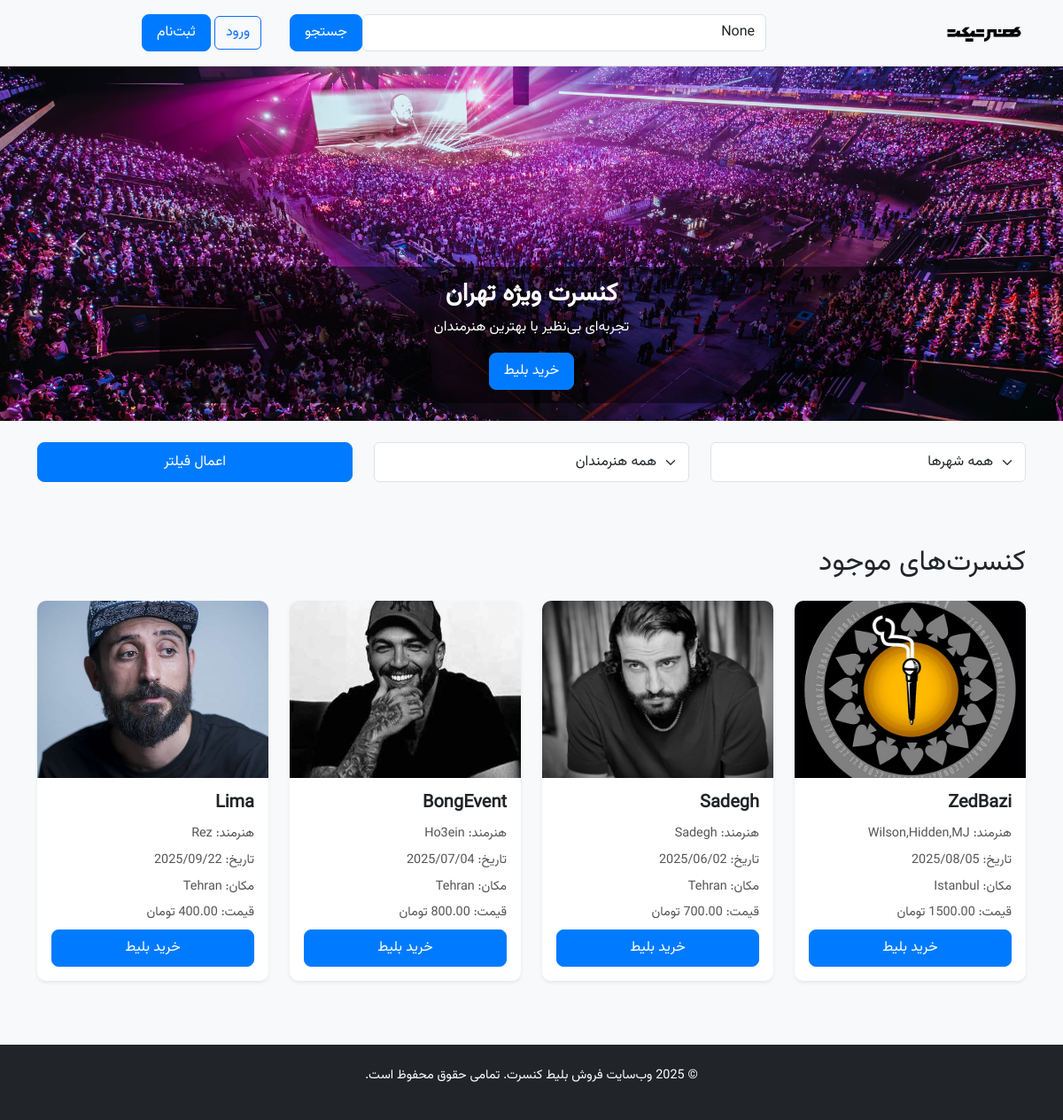
The page / on the database its author committed.
### concerts/models.py (models this page shows, shortened)
class Concert(models.Model):
    title = models.CharField(max_length=100)
    artist = models.CharField(max_length=100)
    date = models.DateTimeField()
    location = models.CharField(max_length=200)
    price = models.DecimalField(max_digits=10, decimal_places=2)
    image = models.ImageField(upload_to='concerts/', blank=True)
    available_tickets = models.PositiveIntegerField()

### concerts/views.py (the view)
# urls.py: path('', views.home, name='home'),
def home(request):
    concerts = Concert.objects.all()
    location = request.GET.get('location')
    artist = request.GET.get('artist')
    search_query = request.GET.get('search')
    if location and location != 'همه شهرها':
        concerts = concerts.filter(location=location)
    if artist and artist != 'همه هنرمندان':
        concerts = concerts.filter(artist=artist)
    if search_query:
        concerts = concerts.filter(
            Q(title__icontains=search_query) | Q(artist__icontains=search_query)
        )
    locations = Concert.objects.values_list('location', flat=True).distinct()
    artists = Concert.objects.values_list('artist', flat=True).distinct()
    return render(request, 'index.html', {
        'concerts': concerts,
        'locations': locations,
        'artists': artists,
        'selected_location': location,
        'selected_artist': artist,
        'search_query': search_query,
    })

### templates/index.html (shortened to what this page needs)
{% load static %}
<!DOCTYPE html>
<html lang="fa" dir="rtl">
<head>
    <link href="https://cdn.jsdelivr.net/npm/bootstrap@5.3.0/dist/css/bootstrap.min.css" rel="stylesheet">
    <link rel="stylesheet" href="{% static 'css/style.css' %}">
</head>
<body>
    <header class="bg-light py-3 shadow-sm">
        <div class="container">
            <div class="row align-items-center">
                <div class="col-md-3">
                    <a class="navbar-brand" href="{% url 'home' %}">
                        <img src="{% static 'images/logo.png' %}" alt="لوگو" style="height: 40px;">
                    </a>
                </div>
                <div class="col-md-6">
                    <form class="d-flex" method="GET" action="{% url 'home' %}">
                        <input class="form-control me-2" type="search" name="search" placeholder="جستجوی کنسرت، هنرمند یا شهر" aria-label="Search" value="{{ search_query }}">
                        <button class="btn btn-primary" type="submit">جستجو</button>
                    </form>
                </div>
                <div class="col-md-3 text-end">
                    {% if user.is_authenticated %}
                        <a class="btn btn-outline-primary me-2" href="{% url 'profile' %}">پروفایل</a>
                        <a class="btn btn-outline-danger" href="{% url 'logout' %}">خروج</a>
                    {% else %}
                        <a class="btn btn-outline-primary me-2" href="{% url 'login' %}">ورود</a>
                        <a class="btn btn-primary" href="{% url 'register' %}">ثبت‌نام</a>
                    {% endif %}
                </div>
            </div>
        </div>
    </header>
    <section class="slider-section">
        <div id="concertCarousel" class="carousel slide" data-bs-ride="carousel">
            <div class="carousel-inner">
                <div class="carousel-item active">
                    <img src="{% static 'images/slide1.jpg' %}" class="d-block w-100" alt="کنسرت ویژه ۱" style="height: 400px; object-fit: cover;">
                    <div class="carousel-caption d-none d-md-block">
                        <h3 class="text-white">کنسرت ویژه تهران</h3>
                        <p class="text-white">تجربه‌ای بی‌نظیر با بهترین هنرمندان</p>
                        <a href="#concerts" class="btn btn-primary">خرید بلیط</a>
                    </div>
                </div>
            </div>
            <button class="carousel-control-prev" type="button" data-bs-target="#concertCarousel" data-bs-slide="prev">
                <span class="carousel-control-prev-icon" aria-hidden="true"></span>
            </button>
            <button class="carousel-control-next" type="button" data-bs-target="#concertCarousel" data-bs-slide="next">
                <span class="carousel-control-next-icon" aria-hidden="true"></span>
            </button>
        </div>
    </section>
    <section class="filter-section py-4 bg-light">
        <div class="container">
            <form method="GET" action="{% url 'home' %}">
                <div class="row">
                    <div class="col-md-4">
                        <select class="form-select" name="location">
                            <option value="همه شهرها" {% if not selected_location or selected_location == 'همه شهرها' %}selected{% endif %}>همه شهرها</option>
                        </select>
                    </div>
                    <div class="col-md-4">
                        <select class="form-select" name="artist">
                            <option value="همه هنرمندان" {% if not selected_artist or selected_artist == 'همه هنرمندان' %}selected{% endif %}>همه هنرمندان</option>
                        </select>
                    </div>
                    <div class="col-md-4">
                        <button class="btn btn-primary w-100" type="submit">اعمال فیلتر</button>
                    </div>
                </div>
            </form>
        </div>
    </section>
    <section id="concerts" class="concerts-section py-5">
        <div class="container">
            <h2 class="mb-4">کنسرت‌های موجود</h2>
            {% if concerts %}
                <div class="row">
                    {% for concert in concerts %}
                        <div class="col-12 col-sm-6 col-md-3 mb-4">
                            <div class="card h-100 shadow-sm">
                                {% if concert.image %}
                                    <img src="{{ concert.image.url }}" class="card-img-top" alt="{{ concert.title }}" style="height: 200px; object-fit: cover;">
                                {% else %}
                                    <img src="https://via.placeholder.com/300x200?text=بدون+تصویر" class="card-img-top" alt="بدون تصویر" style="height: 200px; object-fit: cover;">
                                {% endif %}
                                <div class="card-body d-flex flex-column">
                                    <h5 class="card-title">{{ concert.title }}</h5>
                                    <p class="card-text">هنرمند: {{ concert.artist }}</p>
                                    <p class="card-text">تاریخ: {{ concert.date|date:"Y/m/d" }}</p>
                                    <p class="card-text">مکان: {{ concert.location }}</p>
                                    <p class="card-text">قیمت: {{ concert.price }} تومان</p>
                                    <a href="{% url 'concert_detail' concert.id %}" class="btn btn-primary mt-auto">خرید بلیط</a>
                                </div>
                            </div>
                        </div>
                    {% endfor %}
                </div>
            {% else %}
                <p class="text-center">هیچ کنسرتی یافت نشد.</p>
            {% endif %}
        </div>
    </section>
    <footer class="bg-dark text-white py-4">
        <div class="container text-center">
            <p>© 2025 وب‌سایت فروش بلیط کنسرت. تمامی حقوق محفوظ است.</p>
        </div>
    </footer>
</body>
</html>

### static/css/style.css (style rules this page uses)
body { font-family: 'Vazir', 'Arial', sans-serif; background-color: #f8f9fa; }
header { background-color: #fff; border-bottom: 1px solid #e0e0e0; }
.slider-section .carousel { max-height: 400px; overflow: hidden; }
.slider-section .carousel img { width: 100%; height: 400px; object-fit: cover; }
.slider-section .carousel-caption { background: rgba(0, 0, 0, 0.5); padding: 15px; border-radius: 8px; }
.slider-section .carousel-caption h3 { font-size: 1.75rem; font-weight: bold; }
.slider-section .carousel-caption p { font-size: 1rem; }
.filter-section { background-color: #f1f3f5; }
.filter-section .form-select, .filter-section .btn { height: 45px; font-size: 1rem; }
.card { border: none; border-radius: 10px; overflow: hidden; transition: transform 0.2s; }
.card-img-top { height: 200px; object-fit: cover; }
.card-title { font-size: 1.25rem; font-weight: bold; margin-bottom: 0.75rem; }
.card-text { font-size: 0.9rem; color: #555; margin-bottom: 0.5rem; }
.btn-primary { background-color: #007bff; border-color: #007bff; border-radius: 8px; padding: 8px 16px; }
footer { background-color: #343a40; color: #fff; font-size: 0.9rem; }

### rows shown on the page
Concert: image (picture), title "ZedBazi", artist "Wilson,Hidden,MJ", date "2025/08/05", location "Istanbul"
Concert: image (picture), title "Sadegh", artist "Sadegh", date "2025/06/02", location "Tehran"
Concert: image (picture), title "BongEvent", artist "Ho3ein", date "2025/07/04", location "Tehran"
Concert: image (picture), title "Lima", artist "Rez", date "2025/09/22", location "Tehran"
